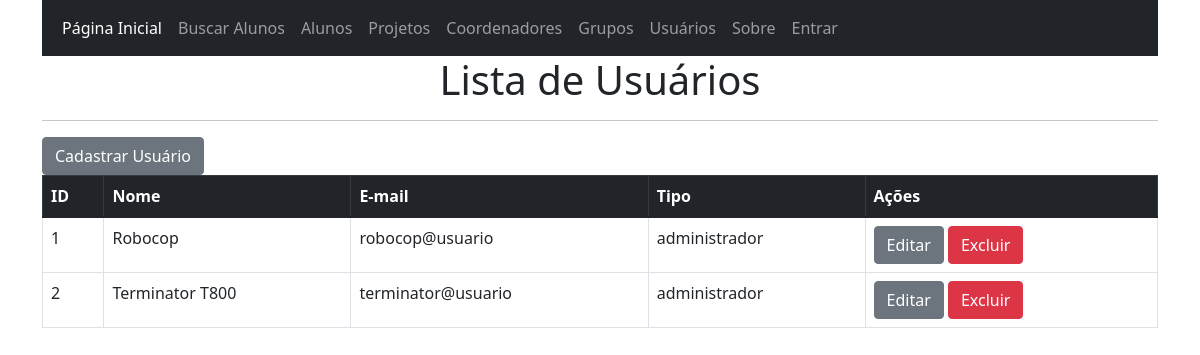
Screenshot of /lista_usuarios with the database file from the repository.
### app.py (models this page shows, shortened)
class usuarios(db.Model, UserMixin):
    id = db.Column(db.Integer, primary_key=True)
    nome = db.Column(db.String(50))
    email = db.Column(db.String(50))
    senha = db.Column(db.String(50))
    tipo_usuario = db.Column(db.String(20))

### app.py (the view)
@app.route('/lista_usuarios')
def lista_usuarios():
    return render_template('lista_usuarios.html', usuarios=usuarios.query.all())

### templates/lista_usuarios.html
{% extends 'base.html' %}
{% block conteudo %}
    <h1 align="center">Lista de Usuários</h1>
    <hr>
    <a href="{{url_for('cadastrar_usuario')}}" class="btn btn-secondary" aria-label="Ir para a tela de cadastro de novo usuário">Cadastrar Usuário</a>
    <table class="table table-bordered table-hover">
        <thead class="table-dark">
            <th scope="col">ID</th>
            <th scope="col">Nome</th>
            <th scope="col">E-mail</th>
            <th scope="col">Tipo</th>
            <th scope="col">Ações</th>
        </thead>
        <tbody>
            {% for usuario in usuarios %}
                <tr>
                    <td>{{usuario.id}}</td>
                    <td>{{usuario.nome}}</td>
                    <td>{{usuario.email}}</td>
                    <td>{{usuario.tipo_usuario}}</td>
                    <td>
                        <a href="{{usuario.id}}/atualiza_usuario" class="btn btn-secondary btn-xs">Editar</a>
                        <a href="{{usuario.id}}/excluir_usuario" onclick="return confirm('Deseja exlcuir esse registro?')" class="btn btn-danger btn-xs">Excluir</a>
                    </td>
                </tr>
            {% endfor %}
        </tbody>
    </table>
{% endblock conteudo %}

### rows the page displays
usuarios: id "1", nome "Robocop", email "robocop@usuario", tipo_usuario "administrador"
usuarios: id "2", nome "Terminator T800", email "terminator@usuario", tipo_usuario "administrador"
